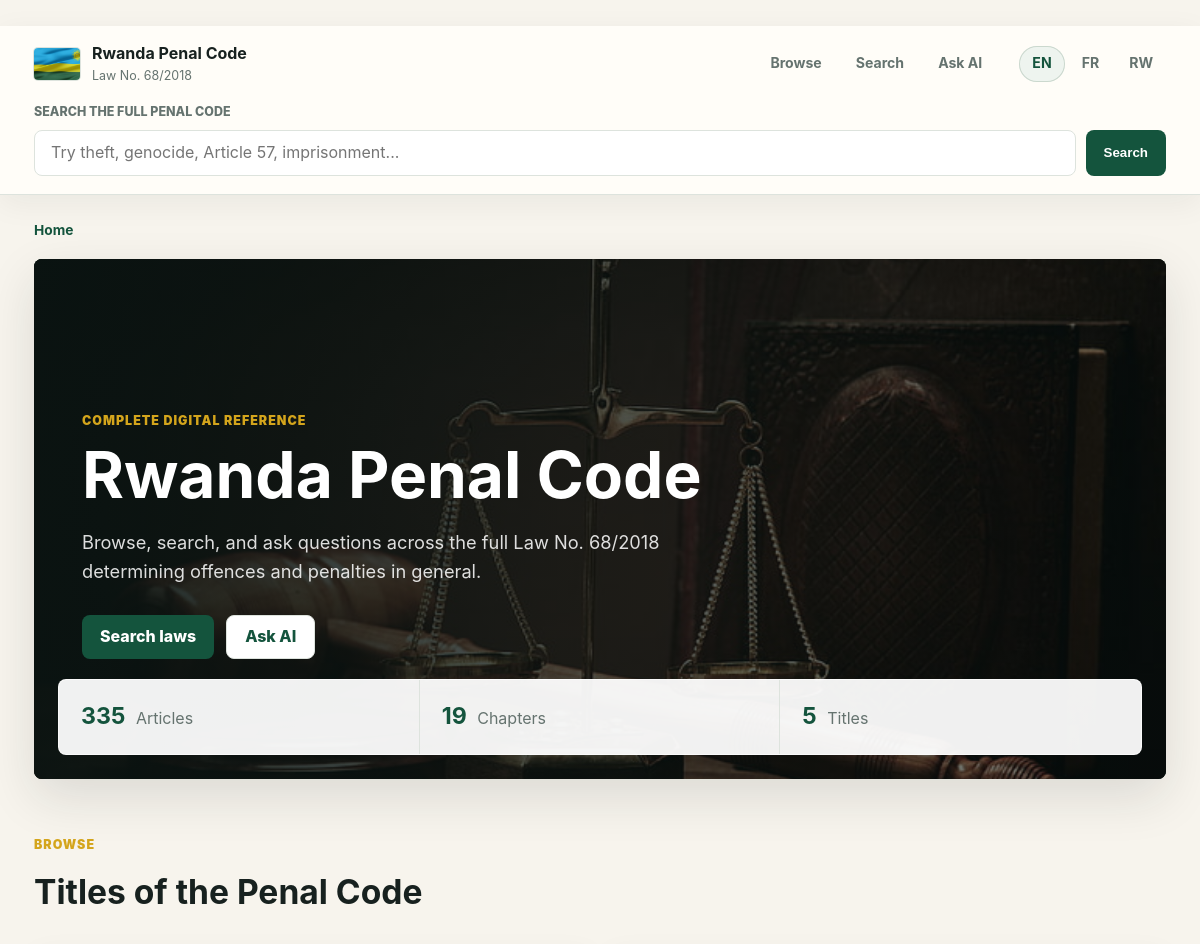
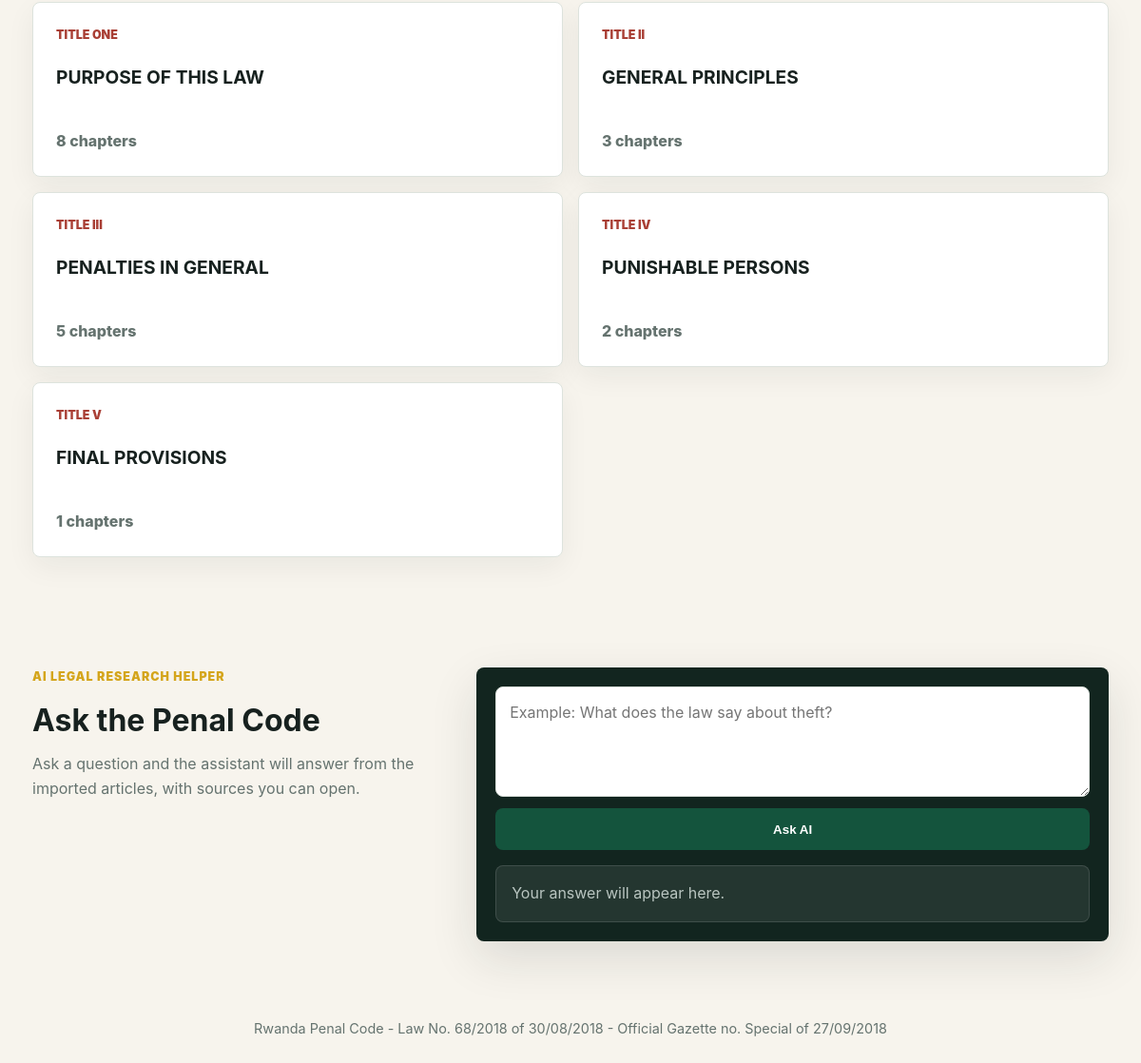
The page / on the database its author committed (2 pictures, top to bottom).
### laws/models.py (models this page shows, shortened)
class Title(models.Model):
    number = models.CharField(max_length=20)
    name_en = models.TextField()
    name_fr = models.TextField(blank=True)
    name_rw = models.TextField(blank=True)

### laws/views.py (the view)
# urls.py: path("", views.home, name="home"),
@ensure_csrf_cookie
def home(request):
    titles = Title.objects.prefetch_related("chapters").order_by("id")
    context = {
        "titles": titles,
        "lang": get_language(request),
        "article_count": Article.objects.count(),
        "chapter_count": Chapter.objects.count(),
        "title_count": Title.objects.count(),
    }
    return render(request, "laws/home.html", context)

### laws/views.py (called while the page is built)
def get_language(request):
    lang = request.session.get("lang", "en")
    return lang if lang in SUPPORTED_LANGUAGES else "en"

### laws/templates/laws/home.html
﻿{% extends 'laws/base.html' %}
{% load static %}
{% block content %}
<section class="hero">
    <div class="hero-media" style="background-image: linear-gradient(90deg, rgba(10, 20, 18, 0.92), rgba(10, 20, 18, 0.52)), url('{% static 'laws/images/justi.jpg' %}');"></div>
    <div class="hero-content">
        <p class="eyebrow">Complete digital reference</p>
        <h1>Rwanda Penal Code</h1>
        <p class="hero-lede">Browse, search, and ask questions across the full Law No. 68/2018 determining offences and penalties in general.</p>
        <div class="hero-actions">
            <a href="/search/" class="primary-action">Search laws</a>
            <a href="#assistant" class="secondary-action">Ask AI</a>
        </div>
    </div>
    <div class="stat-strip" aria-label="Database summary">
        <span><strong>{{ article_count }}</strong> Articles</span>
        <span><strong>{{ chapter_count }}</strong> Chapters</span>
        <span><strong>{{ title_count }}</strong> Titles</span>
    </div>
</section>
<section class="content-section">
    <div class="section-heading">
        <p class="eyebrow">Browse</p>
        <h2>Titles of the Penal Code</h2>
    </div>
    <div class="titles-grid">
        {% for title in titles %}
        <a href="/title/{{ title.id }}/" class="title-card">
            <span class="title-number">Title {{ title.number }}</span>
            <h3>{% if lang == 'fr' and title.name_fr %}{{ title.name_fr }}{% elif lang == 'rw' and title.name_rw %}{{ title.name_rw }}{% else %}{{ title.name_en }}{% endif %}</h3>
            <span class="card-meta">{{ title.chapters.count }} chapters</span>
        </a>
        {% empty %}
        <p class="empty-state">No titles have been imported yet.</p>
        {% endfor %}
    </div>
</section>
{% endblock %}

### laws/templates/laws/base.html (shortened to what this page needs)
﻿<!DOCTYPE html>
<html lang="en">
<head>
    {% load static %}
    <link rel="stylesheet" href="{% static 'laws/style.css' %}">
</head>
<body>
<header class="site-header">
    <nav class="top-nav" aria-label="Primary navigation">
        <a href="/" class="brand">
            <img src="{% static 'laws/images/flag.jpg' %}" alt="Rwanda flag">
            <span>
                <strong>Rwanda Penal Code</strong>
                <small>Law No. 68/2018</small>
            </span>
        </a>
        <div class="nav-links">
            <a href="/">Browse</a>
            <a href="/search/">Search</a>
            <a href="#assistant">Ask AI</a>
        </div>
        <div class="lang-switcher" aria-label="Language switcher">
            <a href="/language/?lang=en" class="{% if lang == 'en' %}active{% endif %}">EN</a>
            <a href="/language/?lang=fr" class="{% if lang == 'fr' %}active{% endif %}">FR</a>
            <a href="/language/?lang=rw" class="{% if lang == 'rw' %}active{% endif %}">RW</a>
        </div>
    </nav>
    <form class="global-search" method="GET" action="/search/">
        <label for="site-search">Search the full penal code</label>
        <div class="search-row">
            <input id="site-search" type="search" name="q" value="{{ query|default:'' }}" placeholder="Try theft, genocide, Article 57, imprisonment...">
            <button type="submit">Search</button>
        </div>
    </form>
</header>
<div class="page-shell">
    <nav class="breadcrumb" aria-label="Breadcrumb">
        <a href="/">Home</a>
    </nav>
    <main>
        {% block content %}{% endblock %}
    </main>
</div>
<section class="assistant-panel" id="assistant" aria-labelledby="assistant-title">
    <div class="assistant-copy">
        <p class="eyebrow">AI legal research helper</p>
        <h2 id="assistant-title">Ask the Penal Code</h2>
        <p>Ask a question and the assistant will answer from the imported articles, with sources you can open.</p>
    </div>
    <div class="assistant-box">
        <form id="assistant-form" class="assistant-form">
            <textarea id="assistant-question" rows="3" placeholder="Example: What does the law say about theft?"></textarea>
            <button type="submit">Ask AI</button>
        </form>
        <div id="assistant-answer" class="assistant-answer" aria-live="polite">
            <p class="muted">Your answer will appear here.</p>
        </div>
    </div>
</section>
<footer class="site-footer">
    <p>Rwanda Penal Code - Law No. 68/2018 of 30/08/2018 - Official Gazette no. Special of 27/09/2018</p>
</footer>
</body>
</html>

### rows shown on the page
Title: number "ONE", name_en "PURPOSE OF THIS LAW", chapters.count "8"
Title: number "II", name_en "GENERAL PRINCIPLES", chapters.count "3"
Title: number "III", name_en "PENALTIES IN GENERAL", chapters.count "5"
Title: number "IV", name_en "PUNISHABLE PERSONS", chapters.count "2"
Title: number "V", name_en "FINAL PROVISIONS", chapters.count "1"

### other values the page prints
{{ article_count }} "335"
{{ chapter_count }} "19"
{{ title_count }} "5"
